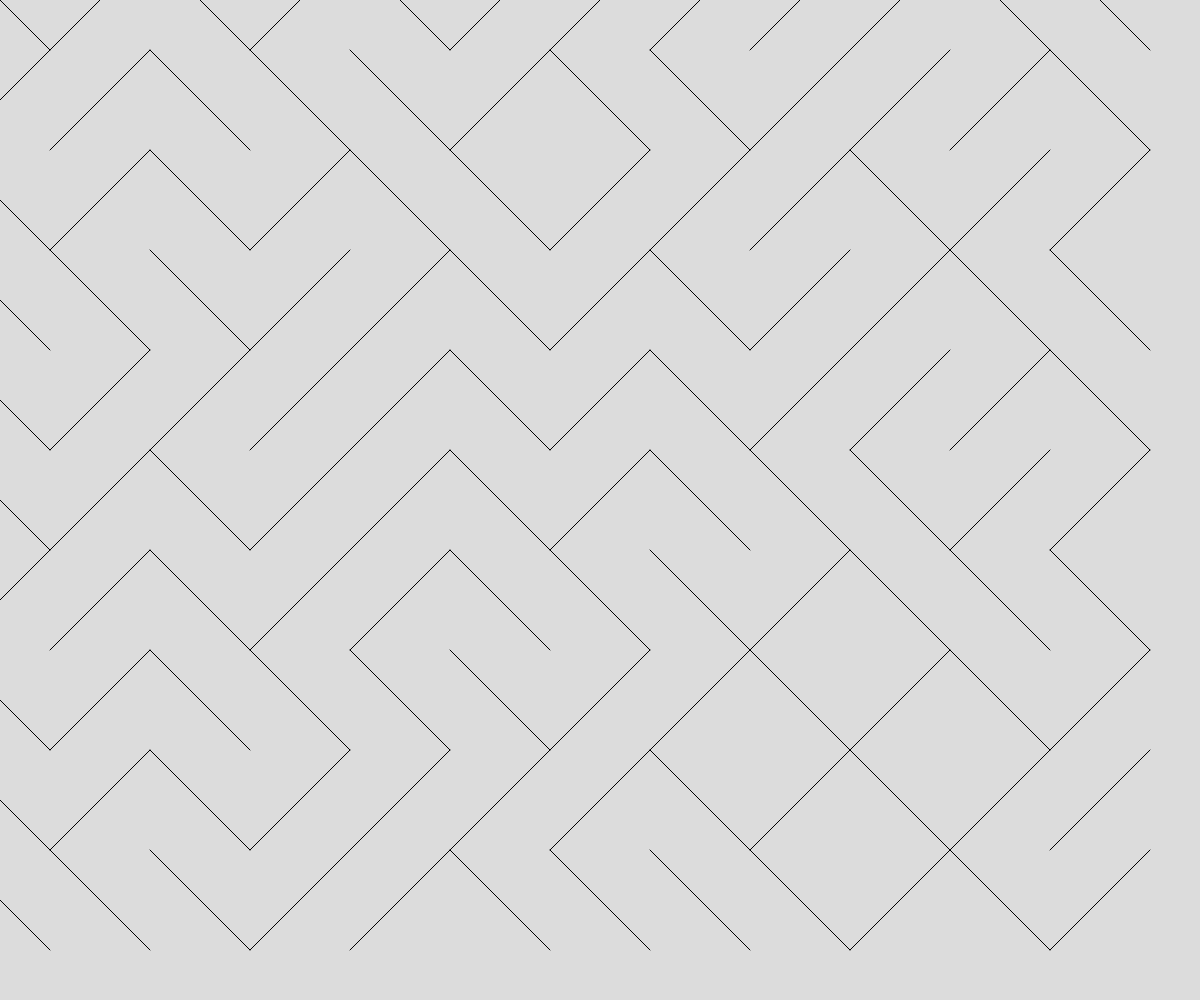
Frame 1 (no input)
Frame 60 (no input): identical to frame 1, image omitted
Frame 120 (the mouse pressed at the canvas centre since frame 60): identical to frame 1, image omitted

The p5.js sketch that drew this single still picture (run headless with seeded random() and noise() and a simulated clock; from frame 60 on, the mouse is pressed at the canvas centre):

// p5.js sketch
// ── sketch.js
// art demo march 15

let tileSize = 100; 
let theTiles = [];

function setup() {
  createCanvas(windowWidth, windowHeight);
  for (let y = 0; y < height; y += tileSize) {
    for (let x = 0; x < width; x += tileSize) {
      let someTile = spawnTile(x, y);
      theTiles.push(someTile);
    }
  }
}
function draw() {
  background(220);
  
  for (let someTile of theTiles) {
    line(someTile.x1, someTile.y1, someTile.x2, someTile.y2);
  }
}
function spawnTile(x, y) {
  let choice = random(100);
  let tile;

  if (choice > 50) { 
    //negative slope
    tile = {
      x1: x - tileSize/2,
      y1: y - tileSize/2,
      x2: x + tileSize/2,
      y2: y + tileSize/2,
    };
  }
  else {
  // pos slope
    tile = {
      x1: x - tileSize/2,
      y1: y + tileSize/2,
      x2: x + tileSize/2,
      y2: y - tileSize/2,
    };
   
  }
  return tile;
}
